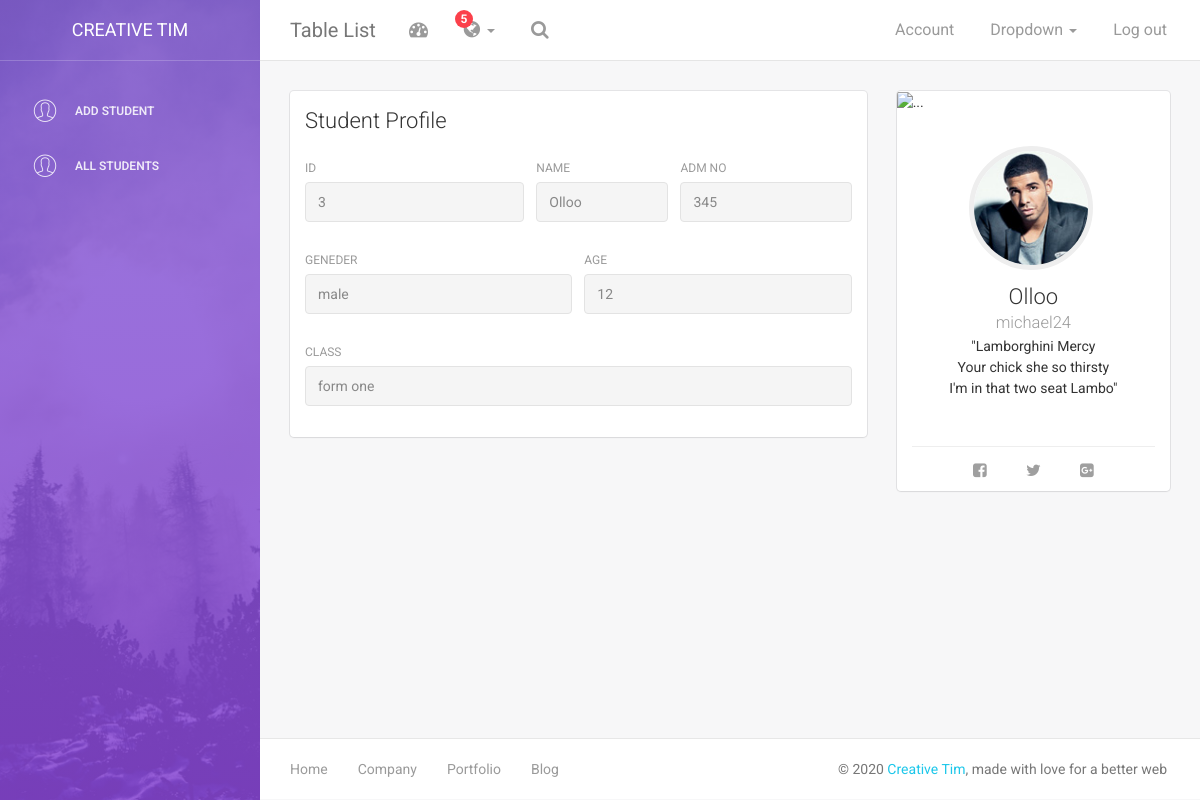
/view_student.php?id=3, run on the app's committed database.
### tables this page shows
CREATE TABLE `registration` (
  `id` int(11) NOT NULL,
  `name` varchar(100) NOT NULL,
  `adm` varchar(100) NOT NULL,
  `gender` varchar(100) NOT NULL,
  `age` varchar(100) NOT NULL,
  `class` varchar(100) NOT NULL
);

### view_student.php (the view, shortened to what this page needs)
<?php include('navbar.php')?>
<?php include('sidebar.php')?>
<?php
 $conn=mysqli_connect("localhost","root","","student") or die(mysqli_error($conn));
 $id=$_GET['id'];
 $select_query=mysqli_query($conn,"SELECT * FROM registration WHERE id=$id") or die(mysqli_error($conn));
 foreach ($select_query as $record) {
    $id=$record['id'];
    $name=$record['name'];
    $adm=$record['adm'];
    $gender=$record['gender'];
    $age=$record['age'];
    $class=$record['class'];
 }
?>
<div class="content">
            <div class="container-fluid">
                <div class="row">
                    <div class="col-md-8">
                        <div class="card">
                            <div class="header">
                                <h4 class="title">Student Profile</h4>
                            </div>
                            <div class="content">
                                <form>
                                    <div class="row">
                                        <div class="col-md-5">
                                            <div class="form-group">
                                                <label>ID</label>
                                                <input type="text" class="form-control" disabled value="<?php echo $id;?>">
                                            </div>
                                        </div>
                                        <div class="col-md-3">
                                            <div class="form-group">
                                                <label>Name</label>
                                                <input type="text" class="form-control" disabled value="<?php echo $name;?>">
                                            </div>
                                        </div>
                                        <div class="col-md-4">
                                            <div class="form-group">
                                                <label for="exampleInputEmail1">ADM NO</label>
                                                <input type="email" class="form-control" disabled value="<?php echo $adm;?>">
                                            </div>
                                        </div>
                                    </div>
                                    <div class="row">
                                        <div class="col-md-6">
                                            <div class="form-group">
                                                <label>GENEDER</label>
                                                <input type="text" class="form-control" disabled value="<?php echo $gender;?>">
                                            </div>
                                        </div>
                                        <div class="col-md-6">
                                            <div class="form-group">
                                                <label>AGE</label>
                                                <input type="text" class="form-control" disabled value="<?php echo $age;?>">
                                            </div>
                                        </div>
                                    </div>
                                    <div class="row">
                                        <div class="col-md-12">
                                            <div class="form-group">
                                                <label>CLASS</label>
                                                <input type="text" class="form-control" disabled value="<?php echo $class;?>">
                                            </div>
                                        </div>
                                    </div>
                                </form>
                            </div>
                        </div>
                    </div>
                    <div class="col-md-4">
                        <div class="card card-user">
                            <div class="image">
                                <img src="https://ununsplash.imgix.net/photo-1431578500526-4d9613015464?fit=crop&fm=jpg&h=300&q=75&w=400" alt="..."/>
                            </div>
                            <div class="content">
                                <div class="author">
                                     <a href="#">
                                    <img class="avatar border-gray" src="assets/img/faces/face-3.jpg" alt="..."/>
                                      <h4 class="title"><?php echo $name;?><br />
                                         <small>michael24</small>
                                      </h4>
                                    </a>
                                </div>
                                <p class="description text-center"> "Lamborghini Mercy <br>
                                                    Your chick she so thirsty <br>
                                                    I'm in that two seat Lambo"
                                </p>
                            </div>
                            <hr>
                            <div class="text-center">
                                <button href="#" class="btn btn-simple"><i class="fa fa-facebook-square"></i></button>
                                <button href="#" class="btn btn-simple"><i class="fa fa-twitter"></i></button>
                                <button href="#" class="btn btn-simple"><i class="fa fa-google-plus-square"></i></button>
                            </div>
                        </div>
                    </div>
                </div>
            </div>
        </div>
<?php include('footer.php')?>

### data on the page
registration: id "3", name "Olloo", adm "345", gender "male", age "12", class "form one"
